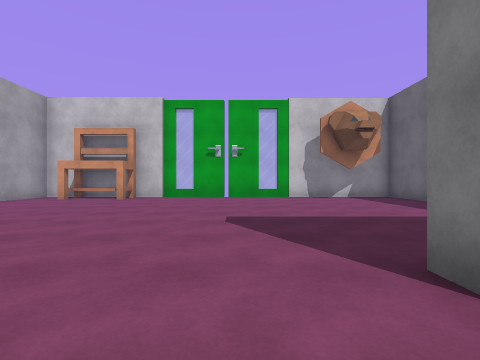
[1] (above)

14 first-person views from a walk through a scene from a Unity 3-D project. The camera is 1.2 m above the floor, looks level and sees 85° across. The floor is counted in squares, 2 m on a side. Each view is taken from the middle of a square. On the plan, view 1 faces up. The plan holds only what a view shows up to about 9 squares ahead; the rest is blank. The player character is not drawn. Some surface patterns are stand-ins.

[2]
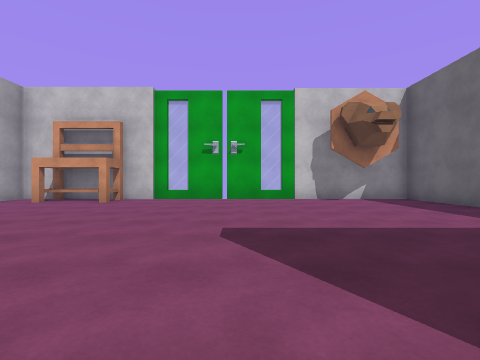

[3]
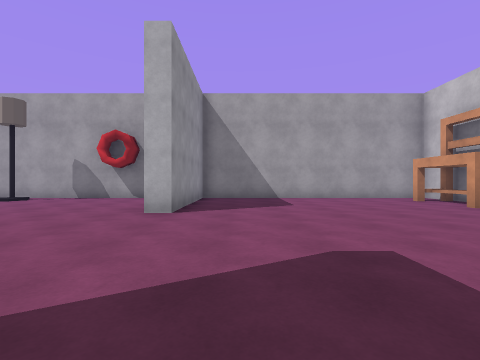

[4]
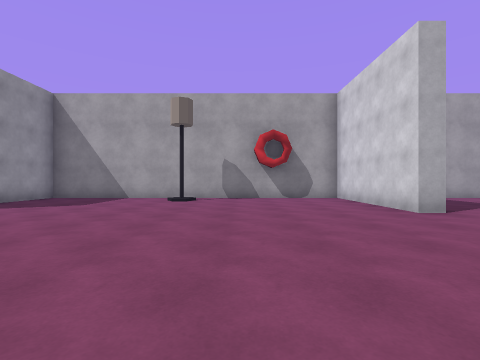

[5]
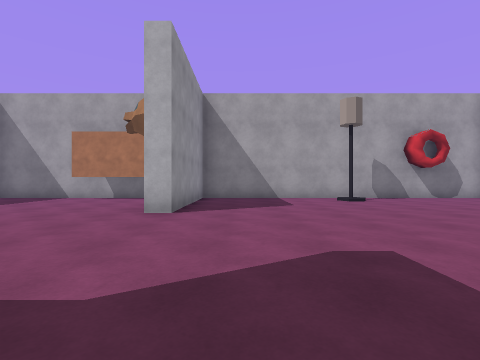

[6]
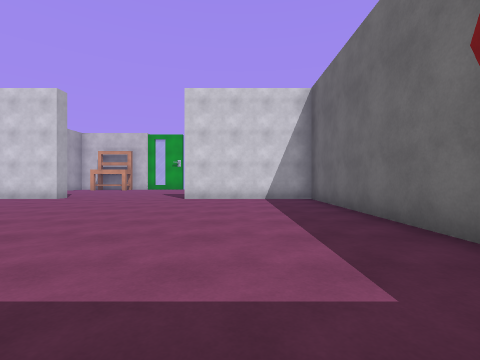

[7]
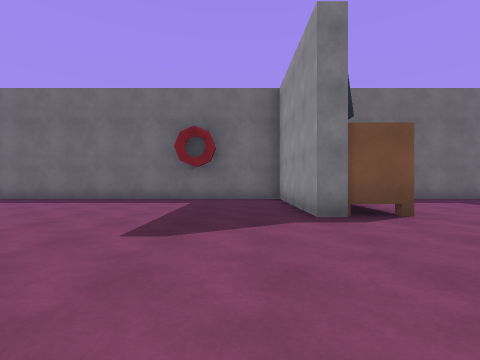

[8]
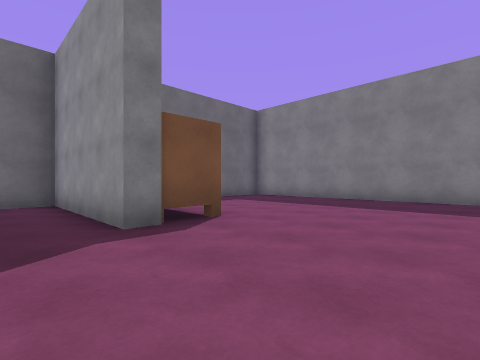

[9]
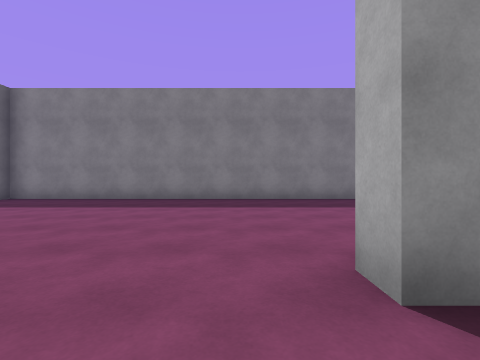

[10]
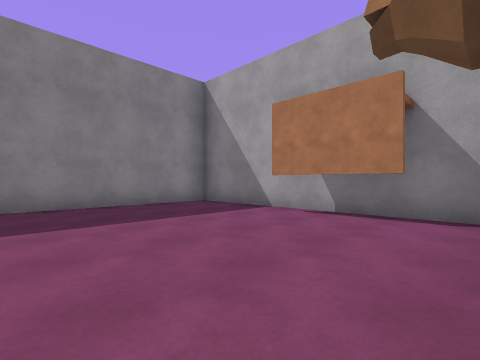

[11]
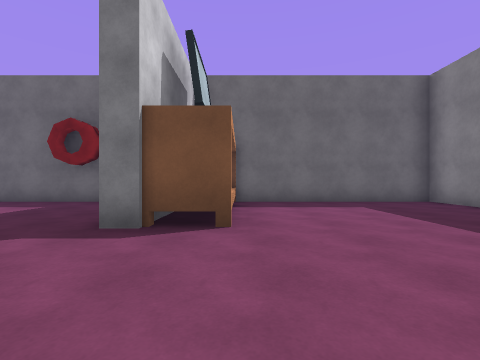

[12]
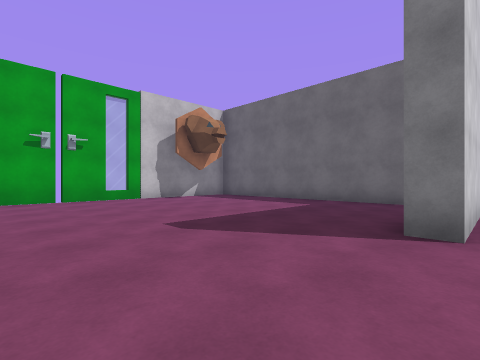

[13]
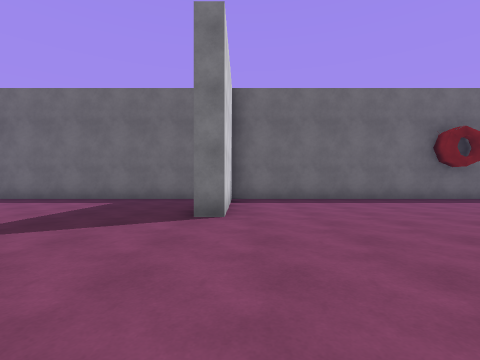

[14]
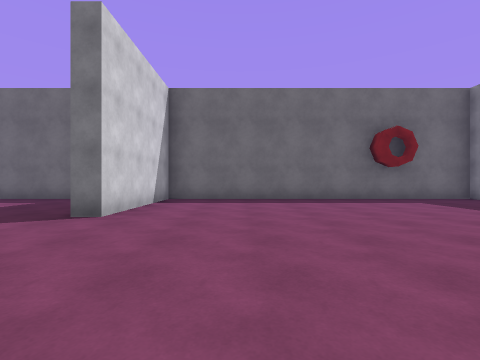

### Floor plan
Points are (right, up) in squares from view 1. A wall is a line through its corners. A room is listed if a view was taken in it or the views show most of it. See-through windows are left out.
Room 1 (views 1, 2, 3, 4, 5, 6, 7, 8, 9, 10, 11, 12, 13, 14)
walls: (5.3, 2.4) (5.3, 9.3) (-3.2, 9.3); (4.2, -9.9) (1.3, -9.9) (1.3, -8.2) (5.3, -8.2) (5.3, 1.2) (1.3, 1.2) (1.3, 1.8); (-6.8, -9.1) (-6.8, -15.3) (5.3, -15.3) (5.3, -9.8); (-6.1, -9.9) (-6.1, -12.2); (-4.4, 9.3) (-5.6, 9.3); (-5.8, 9.3) (-6.8, 9.3) (-6.8, 1.8) (-2.8, 1.8) (-2.8, 1.2) (-6.8, 1.2) (-6.8, -8.2) (-2.8, -8.2) (-2.8, -8.8)
objects: lamp (-6, -4); bench (-6, 8); bench (-4, 8) to (-4, 9)

Positions as (right, up) in squares from view 1, and headings:
1: (0, 0), facing up
2: (0, 1), facing up
3: (2, 3), facing left
4: (2, -2), facing left
5: (2, -7), facing left
6: (3, -7), facing up
7: (-3, -7), facing right
8: (-2, -7), facing down-right
9: (-2, -7), facing down
10: (-2, -9), facing down-left
11: (-2, -10), facing right
12: (-2, 1), facing up-right
13: (-3, 1), facing right
14: (-3, -1), facing right
